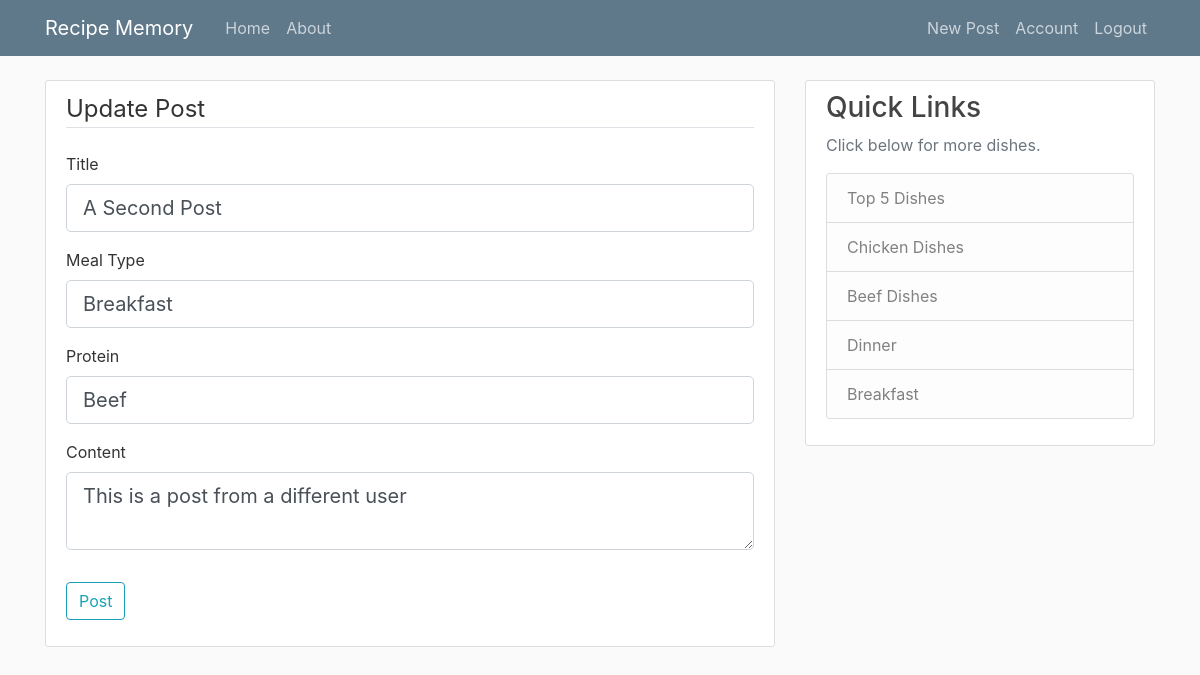
The page /post/2/update (signed in) on the database its author committed.
### flaskblog/models.py (models this page shows, shortened)
class Post(db.Model):
    id = db.Column(db.Integer, primary_key=True)
    title = db.Column(db.String(120), nullable=False)
    date_posted = db.Column(db.DateTime, nullable=False, default=datetime.utcnow)
    mealType = db.Column(db.String(20), default="Dinner", nullable=True)
    mainIngredient = db.Column(db.String(35), default="Chicken", nullable=True)
    content = db.Column(db.Text, nullable=False)
    user_id = db.Column(db.Integer, db.ForeignKey('user.id'), nullable=False)

### flaskblog/posts/routes.py (the view)
@posts.route('/post/<int:post_id>/update', methods=['GET', 'POST'])
@login_required
def update_post(post_id):
    post = Post.query.get_or_404(post_id)
    if post.author != current_user:
        abort(403) #Forbidden route HTTP response -> Will customize later
    form = PostForm()
    if form.validate_on_submit():
        post.title = form.title.data
        post.mealType = form.mealType.data
        post.mainIngredient = form.mainIngredient.data
        post.content = form.content.data
        db.session.commit()
        flash('Your post has been updated!', 'success')
        return redirect(url_for('posts.post', post_id=post.id))
    elif request.method == 'GET':
        form.title.data = post.title
        form.mealType.data = post.mealType
        form.mainIngredient.data = post.mainIngredient
        form.content.data = post.content
    """
        On GET request:
            autofill in form.title.data with post.title
            autofill in form.content.data with post.content
    """
    return render_template('create_post.html', title='Update Post',
                            form=form, legend='Update Post')

### flaskblog/posts/forms.py
class PostForm(FlaskForm):
    title = StringField('Title', validators=[DataRequired()])
    mealType = StringField('Meal Type', validators=[DataRequired()])
    mainIngredient = StringField('Protein')
    content = TextAreaField('Content', validators=[DataRequired()])
    submit = SubmitField('Post')

### flaskblog/models.py (called while the page is built)
@login_manager.user_loader
def load_user(user_id):
    return User.query.get(int(user_id))

### flaskblog/templates/create_post.html (shortened to what this page needs)
{% extends "layouts.html" %}
{% block content %}
<div class="content-section">
    <form method="POST" action="">
        <fieldset class="form-group">
            <legend class="border-bottom mb-4">{{ legend }}</legend>
            <div class="form-group">
                {{ form.title.label(class="form-control-label") }}
                {% if form.title.errors %}
                    {{ form.title(class="form-control form-control-lg is-invalid") }}
                    <div class="invalid-feedback">
                        {% for error in form.title.errors %}
                            <span>{{ error }}</span>
                        {% endfor %}
                    </div>
                {% else %}
                    {{ form.title(class="form-control form-control-lg") }}
                {% endif %}
            </div>
            <div class="form-group">
                {{ form.mealType.label(class="form-control-label") }}
                {% if form.mealType.errors %}
                    {{ form.mealType(class="form-control form-control-lg is-invalid") }}
                    <div class="invalid-feedback">
                        {% for error in form.mealType.errors %}
                            <span>{{ error }}</span>
                        {% endfor %}
                    </div>
                {% else %}
                    {{ form.mealType(class="form-control form-control-lg") }}
                {% endif %}
            </div>
            <div class="form-group">
                {{ form.mainIngredient.label(class="form-control-label") }}
                {% if form.mainIngredient.errors %}
                    {{ form.mainIngredient(class="form-control form-control-lg is-invalid") }}
                    <div class="invalid-feedback">
                        {% for error in form.mainIngredient.errors %}
                            <span>{{ error }}</span>
                        {% endfor %}
                    </div>
                {% else %}
                    {{ form.mainIngredient(class="form-control form-control-lg") }}
                {% endif %}
            </div>
            <div class="form-group">
                {{ form.content.label(class="form-control-label") }}
                {% if form.content.errors %}
                    {{ form.content(class="form-control form-control-lg is-invalid") }}
                    <div class="invalid-feedback">
                        {% for error in form.content.errors %}
                            <span>{{ error }}</span>
                        {% endfor %}
                    </div>
                {% else %}
                    {{ form.content(class="form-control form-control-lg") }}
                {% endif %}
            </div>
        </fieldset>
        <div class="form-group">
            {{ form.submit(class="btn btn-outline-info") }}
        </div>
    </form>
</div>
{% endblock content %}

### flaskblog/static/main.css (style rules this page uses)
body { background: #fafafa; color: #333333; margin-top: 5rem; }
.content-section { background: #ffffff; padding: 10px 20px; border: 1px solid #dddddd; border-radius: 3px; margin-bottom: 20px; }

### rows shown on the page
Post: title "A Second Post", mealType "Breakfast", mainIngredient "Beef", content "This is a post from a different user"

### other values the page prints
{{ legend }} "Update Post"
